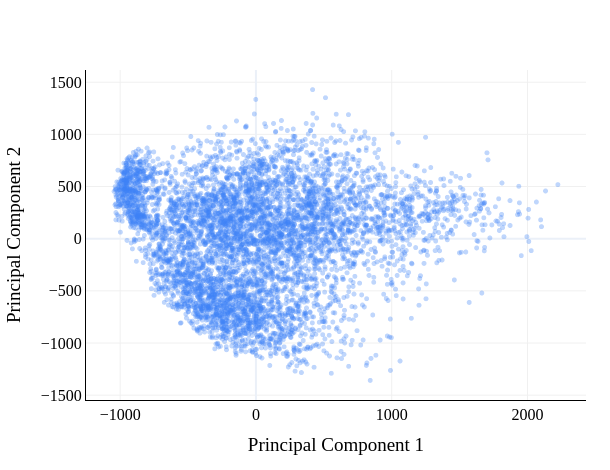

The code cell stored with this chart in its notebook:
### Markdown cell above
In the scatter plot below, **each point corresponds to an image**. Its position is determined by its values in the first two principal components. Note that we've only included a small sample of the full 70,000 image dataset as to avoid crowding the plot (and slowing down your browser).

### Code cell
fig = plot_pca_scatter(
    mnist_pca,
    n=6000,
    random_state=245,
    color=False,
    title='',
)

fig.update_layout(xaxis_title='Principal Component 1', yaxis_title='Principal Component 2')

### Figure 1 — Plotly figure (JSON) as saved in the notebook; plotly's stock layout.template omitted (floating-point values rounded to 4 significant figures; data arrays with more than 128 entries replaced by an {"elided": "..."} marker saying what was removed)
{"data": [{"hovertemplate": "PCA Invented Feature 1 = %{x:.2f}<br>PCA Invented Feature 2 = %{y:.2f}<extra></extra>", "marker": {"color": "#3D81F6", "opacity": 0.33, "size": 5}, "mode": "markers", "showlegend": false, "type": "scattergl", "x": {"elided": "6000 float values"}, "y": {"elided": "6000 float values"}}], "layout": {"font": {"color": "black", "family": "Palatino Linotype, Palatino, serif", "size": 16}, "height": 470, "legend": {"title": {"text": "Digit"}}, "margin": {"b": 70, "l": 60, "r": 24, "t": 70}, "paper_bgcolor": "white", "plot_bgcolor": "white", "title": {"text": ""}, "width": 610, "xaxis": {"gridcolor": "#f0f0f0", "linecolor": "black", "linewidth": 1, "showline": true, "title": {"text": "Principal Component 1"}}, "yaxis": {"gridcolor": "#f0f0f0", "linecolor": "black", "linewidth": 1, "showline": true, "title": {"text": "Principal Component 2"}}}}
